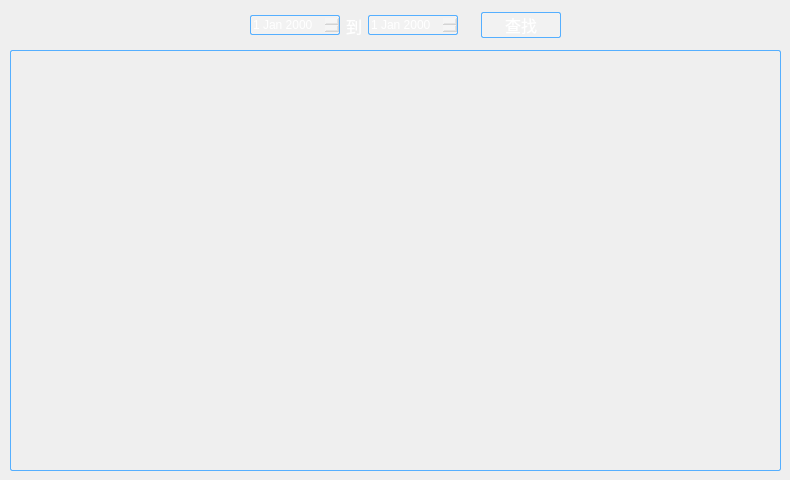
<?xml version="1.0" encoding="UTF-8"?>
<ui version="4.0">
 <class>note</class>
 <widget class="QDialog" name="note">
  <property name="geometry">
   <rect>
    <x>0</x>
    <y>0</y>
    <width>790</width>
    <height>480</height>
   </rect>
  </property>
  <property name="minimumSize">
   <size>
    <width>790</width>
    <height>480</height>
   </size>
  </property>
  <property name="maximumSize">
   <size>
    <width>790</width>
    <height>480</height>
   </size>
  </property>
  <property name="windowTitle">
   <string>电子元器件管理系统</string>
  </property>
  <property name="windowIcon">
   <iconset resource="imageico.qrc">
    <normaloff>:/title.ico</normaloff>:/title.ico</iconset>
  </property>
  <widget class="QTableView" name="tableView">
   <property name="geometry">
    <rect>
     <x>10</x>
     <y>50</y>
     <width>771</width>
     <height>421</height>
    </rect>
   </property>
   <property name="font">
    <font>
     <pointsize>10</pointsize>
    </font>
   </property>
   <property name="styleSheet">
    <string notr="true">QTableView#tableView
{
    border-radius: 2px;
    border: 1px solid rgb(85,175,255);
    background:rgb(255,255,255,0);
	color:rgb(255,255,255);
	selection-color: rgb(255,255,255);
	selection-background-color: rgb(49, 86, 111);
	gridline-color: rgb(255, 255, 255,100);
}</string>
   </property>
  </widget>
  <widget class="QPushButton" name="pushButton_close">
   <property name="geometry">
    <rect>
     <x>750</x>
     <y>10</y>
     <width>30</width>
     <height>30</height>
    </rect>
   </property>
   <property name="minimumSize">
    <size>
     <width>30</width>
     <height>30</height>
    </size>
   </property>
   <property name="maximumSize">
    <size>
     <width>30</width>
     <height>30</height>
    </size>
   </property>
   <property name="font">
    <font>
     <family>Microsoft YaHei UI</family>
     <pointsize>12</pointsize>
    </font>
   </property>
   <property name="styleSheet">
    <string notr="true">QPushButton#pushButton_close
{
    border-radius: 15px;
    /*border: 1px solid rgb(89, 153, 48);
    background:rgb(0,0,0,0);*/
	image: url(:/close.png);
}

QPushButton#pushButton_close:hover 
{
    background: #ff0000;
	image: url(:/close.png);
}</string>
   </property>
   <property name="text">
    <string/>
   </property>
  </widget>
  <widget class="QWidget" name="layoutWidget">
   <property name="geometry">
    <rect>
     <x>250</x>
     <y>10</y>
     <width>311</width>
     <height>31</height>
    </rect>
   </property>
   <layout class="QHBoxLayout" name="horizontalLayout_2">
    <item>
     <layout class="QHBoxLayout" name="horizontalLayout">
      <item>
       <widget class="QDateEdit" name="dateEdit_1">
        <property name="minimumSize">
         <size>
          <width>90</width>
          <height>20</height>
         </size>
        </property>
        <property name="maximumSize">
         <size>
          <width>90</width>
          <height>20</height>
         </size>
        </property>
        <property name="styleSheet">
         <string notr="true">QDateEdit#dateEdit_1
{
    border-radius: 2px;
    border: 1px solid rgb(85,175,255);
    background:rgb(255,255,255,50);
	color: rgb(255, 255, 255);
}

QDateEdit#dateEdit_1:hover 
{
    background:rgb(255,255,255,100);
}

QDateEdit#dateEdit_1:pressed
{
	background:rgb(40,81,130);
}</string>
        </property>
       </widget>
      </item>
      <item>
       <widget class="QLabel" name="label">
        <property name="font">
         <font>
          <family>Microsoft YaHei UI</family>
          <pointsize>12</pointsize>
         </font>
        </property>
        <property name="styleSheet">
         <string notr="true">color: rgb(255, 255, 255);</string>
        </property>
        <property name="text">
         <string>到</string>
        </property>
       </widget>
      </item>
      <item>
       <widget class="QDateEdit" name="dateEdit_2">
        <property name="minimumSize">
         <size>
          <width>90</width>
          <height>20</height>
         </size>
        </property>
        <property name="maximumSize">
         <size>
          <width>90</width>
          <height>20</height>
         </size>
        </property>
        <property name="styleSheet">
         <string notr="true">QDateEdit#dateEdit_2
{
    border-radius: 2px;
    border: 1px solid rgb(85,175,255);
    background:rgb(255,255,255,50);
	color: rgb(255, 255, 255);
}

QDateEdit#dateEdit_2:hover 
{
    background:rgb(255,255,255,100);
}

QDateEdit#dateEdit_2:pressed
{
	background:rgb(40,81,130);
}</string>
        </property>
       </widget>
      </item>
     </layout>
    </item>
    <item>
     <spacer name="horizontalSpacer">
      <property name="orientation">
       <enum>Qt::Horizontal</enum>
      </property>
      <property name="sizeHint" stdset="0">
       <size>
        <width>40</width>
        <height>20</height>
       </size>
      </property>
     </spacer>
    </item>
    <item>
     <widget class="QPushButton" name="pushButton_find">
      <property name="minimumSize">
       <size>
        <width>80</width>
        <height>0</height>
       </size>
      </property>
      <property name="maximumSize">
       <size>
        <width>80</width>
        <height>16777215</height>
       </size>
      </property>
      <property name="font">
       <font>
        <family>Microsoft YaHei UI</family>
        <pointsize>12</pointsize>
       </font>
      </property>
      <property name="styleSheet">
       <string notr="true">QPushButton#pushButton_find
{
    border-radius: 2px;
    border: 1px solid rgb(85,175,255);
    background:rgb(255,255,255,50);
	color: rgb(255, 255, 255);
}

QPushButton#pushButton_find:hover 
{
    background:rgb(255,255,255,100);
}

QPushButton#pushButton_find:pressed
{
	background:rgb(40,81,130);
}</string>
      </property>
      <property name="text">
       <string>查找</string>
      </property>
     </widget>
    </item>
   </layout>
  </widget>
 </widget>
 <resources>
  <include location="imageico.qrc"/>
 </resources>
 <connections/>
</ui>
